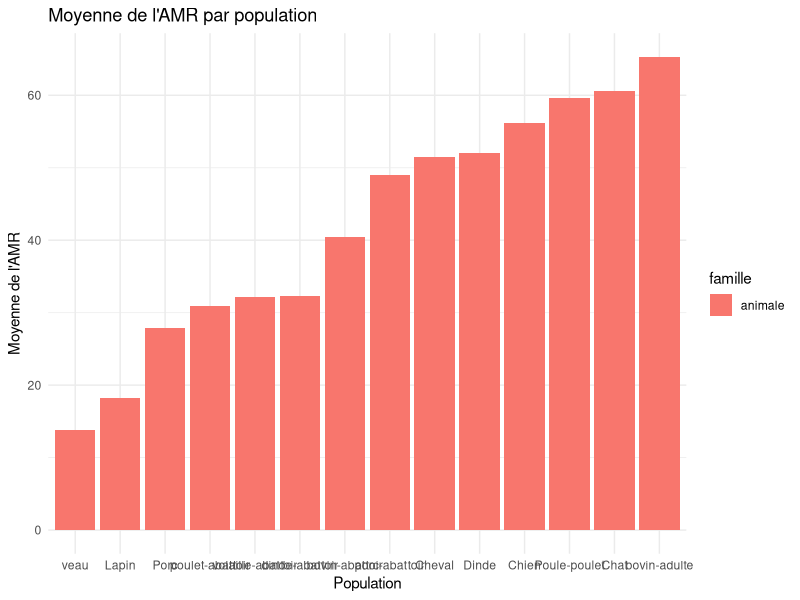
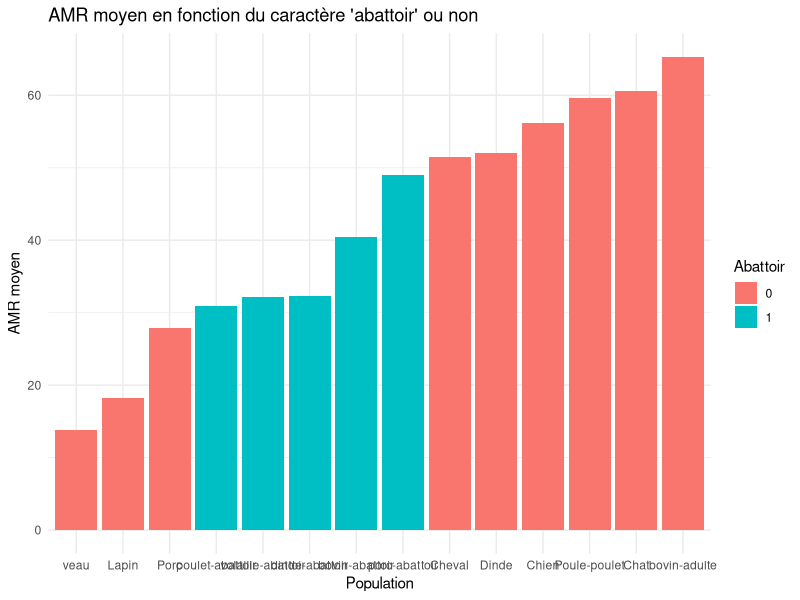
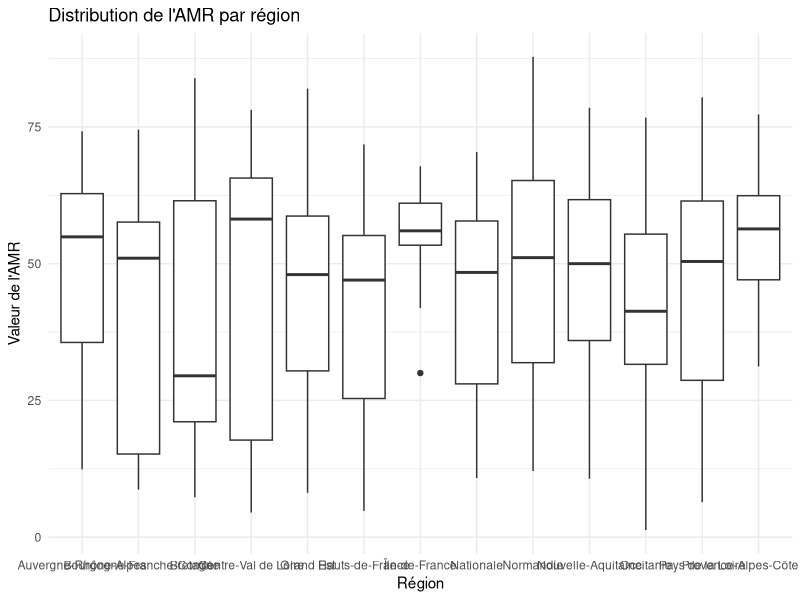
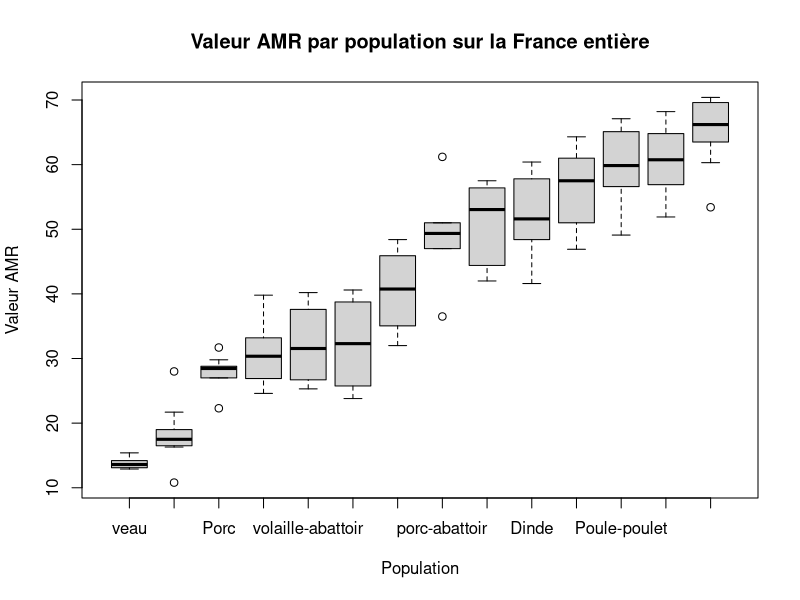
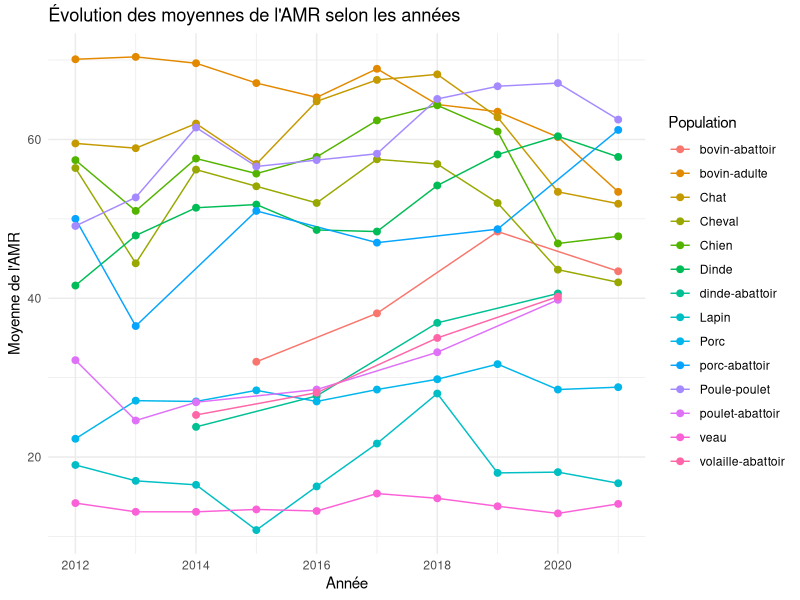
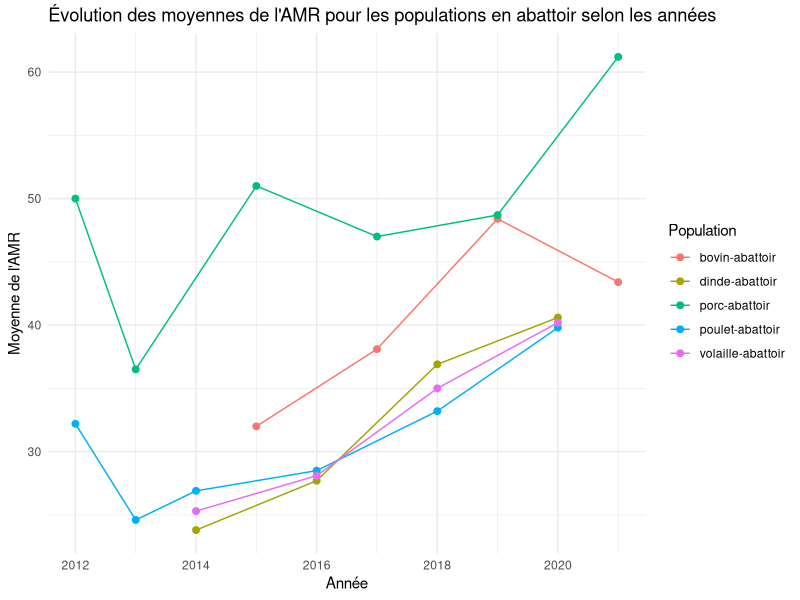
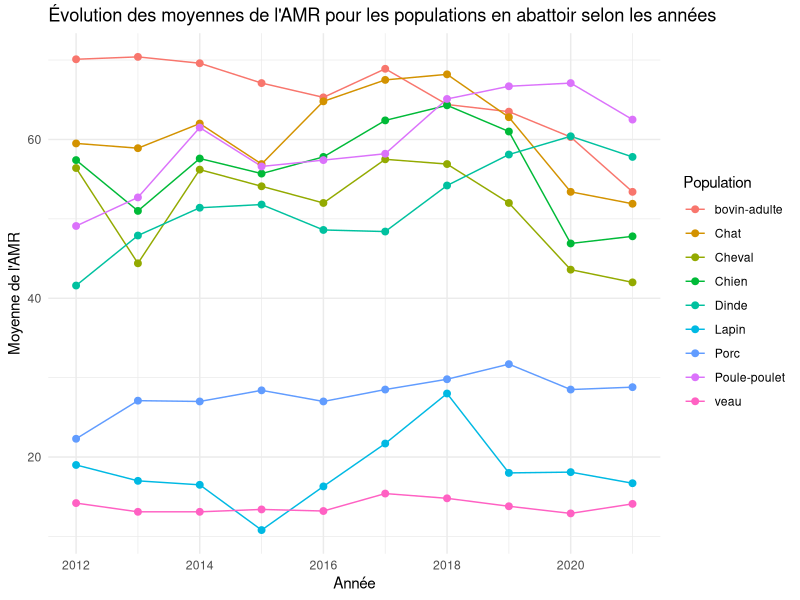
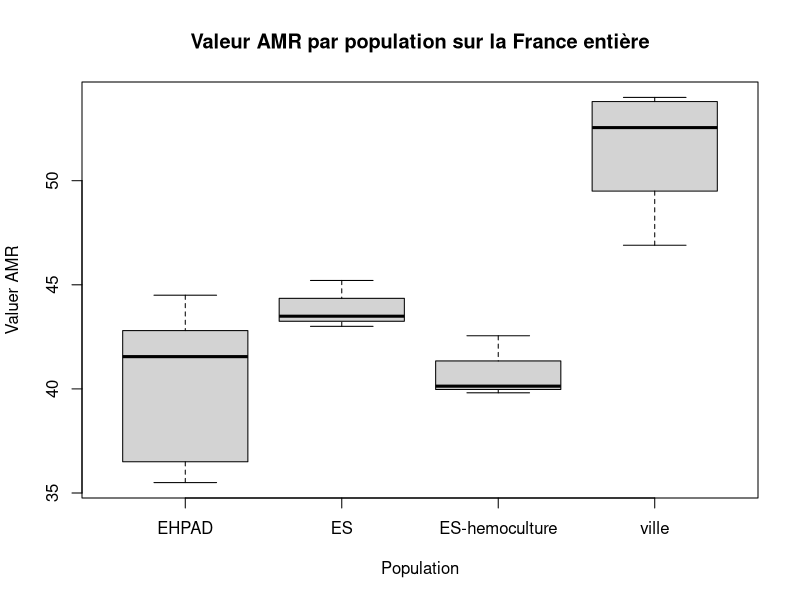

Here is the R script that generated these plots, in order:
## ---- chunk 1
knitr::opts_chunk$set(echo = TRUE)
library(readxl)
library(dplyr)
library(ggplot2)
## ---- chunk 2
rm(list=ls())

AMR <- read_excel('donnees/donnees_AMR.xlsx')
str(AMR)
summary(AMR)

# Séparation des deux cas d'étude (animal et humain) version Florine
AMR_humaine <- AMR[which(AMR$famille=='humaine'),]
AMR_animale <- AMR[which(AMR$famille=='animale'),]

# Séparation des deux cas d'étude (animal et humain) version Maël
AMR_animale <- AMR %>%
  filter(famille == "animale")
AMR_humaine <- AMR %>%
  filter(famille == "humaine")

# Récupération des données nationales uniquement
AMR_animale_fr <- AMR_animale[which(AMR_animale$region=='Nationale'),]
AMR_humaine_fr <- AMR_humaine[which(AMR_humaine$region=='Nationale'),]

# Création d'une indicatrice selon si la population provient d'un abattoir (1) ou non (0)
AMR_animale_fr$abattoir <- as.integer(grepl("abattoir", AMR_animale_fr$population, ignore.case = TRUE))
## ---- chunk 3
# Pour les animaux, on regarde la moyenne de l'AMR pour chaque population
moyenne_AMR <- AMR_animale_fr %>%
  group_by(population, famille) %>%
  summarize(moyenne_AMR = mean(`valeur AMR`))

# On regarde la variance inter-groupe (et l'écart-type car plus parlant)
AMR_animale_fr %>% summarize(ecart_type_AMR = sd(`valeur AMR`))
AMR_animale_fr	 %>%
  group_by(population, famille) %>%
  summarize(
    moyenne_AMR = mean(`valeur AMR`),
    .groups = 'drop'
  ) %>%
  ungroup() %>%
  summarize(
    SSB = sum((moyenne_AMR - mean(moyenne_AMR))^2 * n())
  )

# Plot des moyennes (agrandir le graphique pour la lisibilité)
ggplot(moyenne_AMR, aes(x = reorder(population, moyenne_AMR), y = moyenne_AMR, fill = famille)) +
  geom_bar(stat = "identity", position = "dodge") +
  labs(title = "Moyenne de l'AMR par population",
       x = "Population",
       y = "Moyenne de l'AMR") +
  theme_minimal()
## ---- chunk 4
# Création d'une indicatrice selon si la population provient d'un abattoir (1) ou non (0)
moyenne_AMR$abattoir <- as.integer(grepl("abattoir", moyenne_AMR$population, ignore.case = TRUE))

# Graphique
ggplot(moyenne_AMR, aes(x = reorder(population, moyenne_AMR), y = moyenne_AMR, fill = factor(abattoir))) +
  geom_bar(stat = "identity", position = "dodge") +
  labs(title = "AMR moyen en fonction du caractère 'abattoir' ou non",
       x = "Population",
       y = "AMR moyen",
       fill = "Abattoir") +
  theme_minimal()
## ---- chunk 5
# Regression linéaire
modele_regression <- lm(`valeur AMR` ~ population, data = AMR_animale_fr)
summary(modele_regression)
## ---- chunk 6

moyenne_par_region <- AMR_animale %>%
  group_by(region) %>%
  summarize(moyenne_AMR = mean(`valeur AMR`), .groups = 'drop')

ggplot(AMR_animale, aes(x = region, y = `valeur AMR`)) +
  geom_boxplot() +
  labs(title = "Distribution de l'AMR par région",
       x = "Région",
       y = "Valeur de l'AMR") +
  theme_minimal()

moyenne_par_region_population <- AMR_animale %>%
  group_by(region, population) %>%
  summarize(moyenne_AMR = mean(`valeur AMR`), .groups = 'drop')

modele_anova <- aov(moyenne_AMR ~ region + population, data = moyenne_par_region_population)
summary(modele_anova)

# je n'arrive pas à réaliser l'analyse que je veux :()
## ---- chunk 7
AMR_animale_fr %>%
  group_by(population, famille) %>%
  summarize(
    variance_intragroupe = sum((`valeur AMR` - mean(`valeur AMR`))^2),
    .groups = 'drop'
  )

# Boxplot pour représenter la variation intra-groupe
boxplot(`valeur AMR` ~ reorder(population, `valeur AMR`), data = AMR_animale_fr,
        main = "Valeur AMR par population sur la France entière",
        ylab = "Valeur AMR",
        xlab = "Population")
## ---- chunk 8
# Graphique général (peu lisible)
ggplot(AMR_animale_fr, aes(x = annee, y = `valeur AMR`, group = population, color = population)) +
  geom_line(stat = "summary", fun = "mean") +
  geom_point(stat = "summary", fun = "mean", size = 2) +
  labs(title = "Évolution des moyennes de l'AMR selon les années",
       x = "Année",
       y = "Moyenne de l'AMR",
       color = "Population") +
  theme_minimal()

# On filtre les données pour inclure uniquement les populations en abattoir ou non
AMR_animale_fr_abattoir <- AMR_animale_fr %>%
  filter(grepl("abattoir", population, ignore.case = TRUE))

AMR_animale_fr_horsabattoir <- AMR_animale_fr %>%
  filter(!grepl("abattoir", population, ignore.case = TRUE))

# Graphique abattoir
ggplot(AMR_animale_fr_abattoir, aes(x = annee, y = `valeur AMR`, group = population, color = population)) +
  geom_line(stat = "summary", fun = "mean") +
  geom_point(stat = "summary", fun = "mean", size = 2) +
  labs(title = "Évolution des moyennes de l'AMR pour les populations en abattoir selon les années",
       x = "Année",
       y = "Moyenne de l'AMR",
       color = "Population") +
  theme_minimal()

# Graphique hors abattoir
ggplot(AMR_animale_fr_horsabattoir, aes(x = annee, y = `valeur AMR`, group = population, color = population)) +
  geom_line(stat = "summary", fun = "mean") +
  geom_point(stat = "summary", fun = "mean", size = 2) +
  labs(title = "Évolution des moyennes de l'AMR pour les populations en abattoir selon les années",
       x = "Année",
       y = "Moyenne de l'AMR",
       color = "Population") +
  theme_minimal()
## ---- chunk 9
boxplot(AMR_humaine_fr$`valeur AMR`~AMR_humaine_fr$population,
        main = "Valeur AMR par population sur la France entière",
        ylab = "Valuer AMR",
        xlab = "Population")
## ---- chunk 10
ggplot(AMR_humaine_fr, aes(x = annee, y = `valeur AMR`, group = population, color = population)) +
  geom_line(stat = "summary", fun = "mean") +
  geom_point(stat = "summary", fun = "mean", size = 2) +
  labs(title = "Évolution des moyennes de l'AMR pour les populations humaines sur la France entière",
       x = "Année",
       y = "Moyenne de l'AMR",
       color = "Population") +
  theme_minimal()
## ---- chunk 11
summary(AMR)
AMR$dispositif <- as.factor(AMR$dispositif)
AMR$population <- as.factor(AMR$population)
AMR$famille <- as.factor(AMR$famille)
AMR$region <- as.factor(AMR$region)
## ---- chunk 12
aggregate(x = AMR$`effectif AMR`, by = list(AMR$annee), FUN = sum)
aggregate(x = AMR$`effectif AMR`, by = list(AMR$region), FUN = sum)
## ---- chunk 13
# Quels regroupements en des sous-populations ?
# Recherche de liaison entre une variable qualitative (la population) et une variable quantitative (la valeur AMR)

ggplot(AMR, aes(x = `valeur AMR`, y = reorder(population, `valeur AMR`, mean), fill = famille))+
  geom_boxplot()

# Idée : transformer le tableau de données pour faire des corrélations entre toutes les populations ( on le fait sur les données nationales)


## ---- chunk 14
# regroupement des populations
AMR$groupe_population <- "Animaux de production"
AMR$groupe_population[c(which(AMR$population=='Chien'|AMR$population=='Chat'))] <- "Animaux domestiques"
AMR_fr <- AMR[which(AMR$region=='Nationale'),]
ggplot(AMR_fr, aes(x = population, y = 'effectif AMR'))+
  geom_col()
## ---- chunk 15
boxplot(AMR$population ~ AMR$`valeur AMR`)
